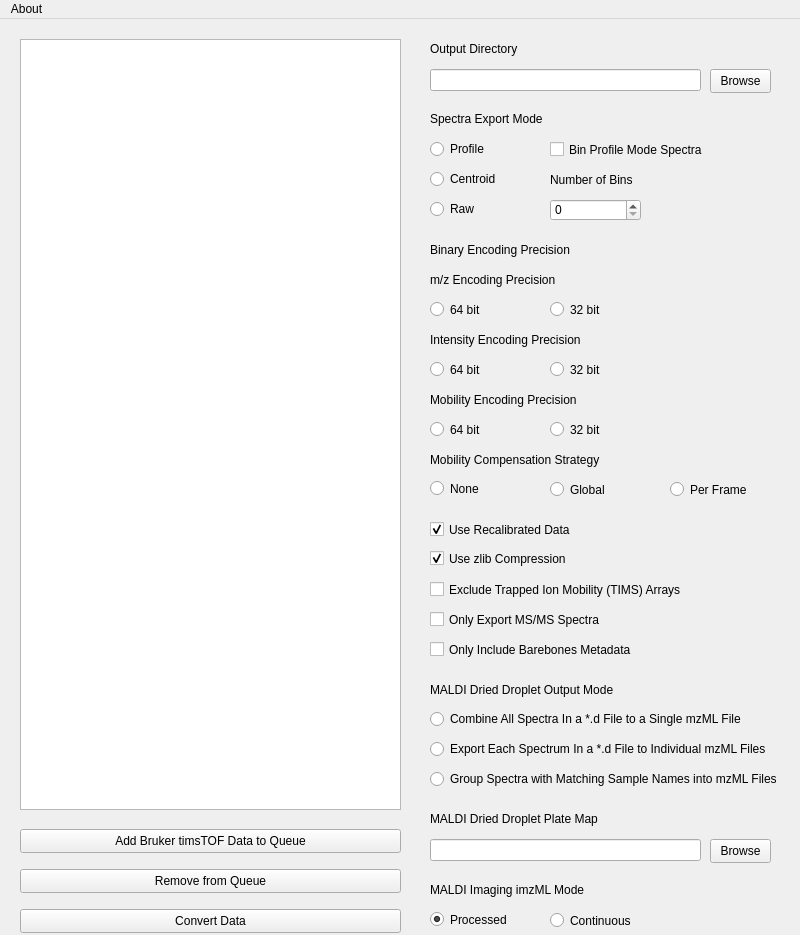
<?xml version="1.0" encoding="UTF-8"?>
<ui version="4.0">
 <class>TimsconvertGuiWindow</class>
 <widget class="QMainWindow" name="TimsconvertGuiWindow">
  <property name="geometry">
   <rect>
    <x>0</x>
    <y>0</y>
    <width>800</width>
    <height>935</height>
   </rect>
  </property>
  <property name="minimumSize">
   <size>
    <width>800</width>
    <height>700</height>
   </size>
  </property>
  <property name="maximumSize">
   <size>
    <width>1980</width>
    <height>1080</height>
   </size>
  </property>
  <property name="windowTitle">
   <string>TIMSCONVERT</string>
  </property>
  <widget class="QWidget" name="main">
   <widget class="QPushButton" name="AddInputDialogueButton">
    <property name="geometry">
     <rect>
      <x>20</x>
      <y>810</y>
      <width>381</width>
      <height>24</height>
     </rect>
    </property>
    <property name="text">
     <string>Add Bruker timsTOF Data to Queue</string>
    </property>
   </widget>
   <widget class="QLabel" name="OutputDirectoryLabel">
    <property name="geometry">
     <rect>
      <x>430</x>
      <y>20</y>
      <width>341</width>
      <height>20</height>
     </rect>
    </property>
    <property name="text">
     <string>Output Directory</string>
    </property>
   </widget>
   <widget class="QLineEdit" name="OutputDirectoryLine">
    <property name="geometry">
     <rect>
      <x>430</x>
      <y>50</y>
      <width>271</width>
      <height>22</height>
     </rect>
    </property>
    <property name="maxLength">
     <number>32765</number>
    </property>
    <property name="readOnly">
     <bool>true</bool>
    </property>
   </widget>
   <widget class="QPushButton" name="OutputDirectoryBrowseButton">
    <property name="geometry">
     <rect>
      <x>710</x>
      <y>50</y>
      <width>61</width>
      <height>24</height>
     </rect>
    </property>
    <property name="text">
     <string>Browse</string>
    </property>
   </widget>
   <widget class="QLabel" name="ModeLabel">
    <property name="geometry">
     <rect>
      <x>430</x>
      <y>89</y>
      <width>341</width>
      <height>21</height>
     </rect>
    </property>
    <property name="text">
     <string>Spectra Export Mode</string>
    </property>
   </widget>
   <widget class="QRadioButton" name="ModeProfileRadio">
    <property name="geometry">
     <rect>
      <x>430</x>
      <y>120</y>
      <width>89</width>
      <height>20</height>
     </rect>
    </property>
    <property name="text">
     <string>Profile</string>
    </property>
   </widget>
   <widget class="QRadioButton" name="ModeCentroidRadio">
    <property name="geometry">
     <rect>
      <x>430</x>
      <y>150</y>
      <width>89</width>
      <height>20</height>
     </rect>
    </property>
    <property name="text">
     <string>Centroid</string>
    </property>
    <property name="checked">
     <bool>false</bool>
    </property>
   </widget>
   <widget class="QRadioButton" name="ModeRawRadio">
    <property name="geometry">
     <rect>
      <x>430</x>
      <y>180</y>
      <width>89</width>
      <height>20</height>
     </rect>
    </property>
    <property name="text">
     <string>Raw</string>
    </property>
   </widget>
   <widget class="QPushButton" name="RemoveFromQueueButton">
    <property name="geometry">
     <rect>
      <x>20</x>
      <y>850</y>
      <width>381</width>
      <height>24</height>
     </rect>
    </property>
    <property name="text">
     <string>Remove from Queue</string>
    </property>
   </widget>
   <widget class="QLabel" name="EncodingLabel">
    <property name="geometry">
     <rect>
      <x>430</x>
      <y>220</y>
      <width>351</width>
      <height>21</height>
     </rect>
    </property>
    <property name="text">
     <string>Binary Encoding Precision</string>
    </property>
   </widget>
   <widget class="QRadioButton" name="MZEncoding64Radio">
    <property name="geometry">
     <rect>
      <x>430</x>
      <y>280</y>
      <width>89</width>
      <height>21</height>
     </rect>
    </property>
    <property name="text">
     <string>64 bit</string>
    </property>
    <property name="checked">
     <bool>false</bool>
    </property>
   </widget>
   <widget class="QRadioButton" name="MZEncoding32Radio">
    <property name="geometry">
     <rect>
      <x>550</x>
      <y>280</y>
      <width>89</width>
      <height>21</height>
     </rect>
    </property>
    <property name="text">
     <string>32 bit</string>
    </property>
   </widget>
   <widget class="QCheckBox" name="CompressionCheckbox">
    <property name="geometry">
     <rect>
      <x>430</x>
      <y>529</y>
      <width>351</width>
      <height>21</height>
     </rect>
    </property>
    <property name="text">
     <string>Use zlib Compression</string>
    </property>
    <property name="checked">
     <bool>true</bool>
    </property>
   </widget>
   <widget class="QCheckBox" name="ExcludeMobilityCheckbox">
    <property name="geometry">
     <rect>
      <x>430</x>
      <y>560</y>
      <width>351</width>
      <height>21</height>
     </rect>
    </property>
    <property name="text">
     <string>Exclude Trapped Ion Mobility (TIMS) Arrays</string>
    </property>
   </widget>
   <widget class="QCheckBox" name="Ms2OnlyCheckbox">
    <property name="geometry">
     <rect>
      <x>430</x>
      <y>590</y>
      <width>351</width>
      <height>21</height>
     </rect>
    </property>
    <property name="text">
     <string>Only Export MS/MS Spectra</string>
    </property>
   </widget>
   <widget class="QLabel" name="NumBinsLabel">
    <property name="geometry">
     <rect>
      <x>550</x>
      <y>150</y>
      <width>91</width>
      <height>21</height>
     </rect>
    </property>
    <property name="text">
     <string>Number of Bins</string>
    </property>
   </widget>
   <widget class="QCheckBox" name="BinSpectraCheckbox">
    <property name="geometry">
     <rect>
      <x>550</x>
      <y>120</y>
      <width>161</width>
      <height>21</height>
     </rect>
    </property>
    <property name="text">
     <string>Bin Profile Mode Spectra</string>
    </property>
   </widget>
   <widget class="QSpinBox" name="NumBinsSpinBox">
    <property name="geometry">
     <rect>
      <x>550</x>
      <y>180</y>
      <width>91</width>
      <height>22</height>
     </rect>
    </property>
    <property name="maximum">
     <number>1000000000</number>
    </property>
    <property name="singleStep">
     <number>100</number>
    </property>
    <property name="value">
     <number>0</number>
    </property>
   </widget>
   <widget class="QLabel" name="MaldiOutputFileLabel">
    <property name="geometry">
     <rect>
      <x>430</x>
      <y>660</y>
      <width>351</width>
      <height>21</height>
     </rect>
    </property>
    <property name="text">
     <string>MALDI Dried Droplet Output Mode</string>
    </property>
   </widget>
   <widget class="QRadioButton" name="MaldiOutputFileCombinedRadio">
    <property name="geometry">
     <rect>
      <x>430</x>
      <y>690</y>
      <width>351</width>
      <height>20</height>
     </rect>
    </property>
    <property name="text">
     <string>Combine All Spectra In a *.d File to a Single mzML File</string>
    </property>
    <property name="checked">
     <bool>false</bool>
    </property>
   </widget>
   <widget class="QRadioButton" name="MaldiOutputFileIndividualRadio">
    <property name="geometry">
     <rect>
      <x>430</x>
      <y>720</y>
      <width>351</width>
      <height>20</height>
     </rect>
    </property>
    <property name="text">
     <string>Export Each Spectrum In a *.d File to Individual mzML Files</string>
    </property>
   </widget>
   <widget class="QRadioButton" name="MaldiOutputFileSampleRadio">
    <property name="geometry">
     <rect>
      <x>430</x>
      <y>750</y>
      <width>351</width>
      <height>20</height>
     </rect>
    </property>
    <property name="text">
     <string>Group Spectra with Matching Sample Names into mzML Files</string>
    </property>
   </widget>
   <widget class="QLineEdit" name="MaldiPlateMapLine">
    <property name="geometry">
     <rect>
      <x>430</x>
      <y>820</y>
      <width>271</width>
      <height>22</height>
     </rect>
    </property>
    <property name="maxLength">
     <number>32765</number>
    </property>
    <property name="readOnly">
     <bool>true</bool>
    </property>
   </widget>
   <widget class="QPushButton" name="MaldiPlateMapBrowseButton">
    <property name="geometry">
     <rect>
      <x>710</x>
      <y>820</y>
      <width>61</width>
      <height>24</height>
     </rect>
    </property>
    <property name="text">
     <string>Browse</string>
    </property>
   </widget>
   <widget class="QLabel" name="MaldiPlateMapLabel">
    <property name="geometry">
     <rect>
      <x>430</x>
      <y>790</y>
      <width>351</width>
      <height>20</height>
     </rect>
    </property>
    <property name="text">
     <string>MALDI Dried Droplet Plate Map</string>
    </property>
   </widget>
   <widget class="QLabel" name="MaldiImzmlModeLabel">
    <property name="geometry">
     <rect>
      <x>430</x>
      <y>860</y>
      <width>351</width>
      <height>21</height>
     </rect>
    </property>
    <property name="text">
     <string>MALDI Imaging imzML Mode</string>
    </property>
   </widget>
   <widget class="QRadioButton" name="MaldiImzmlModeContinuousRadio">
    <property name="geometry">
     <rect>
      <x>550</x>
      <y>891</y>
      <width>89</width>
      <height>21</height>
     </rect>
    </property>
    <property name="text">
     <string>Continuous</string>
    </property>
   </widget>
   <widget class="QRadioButton" name="MaldiImzmlModeProcessedRadio">
    <property name="geometry">
     <rect>
      <x>430</x>
      <y>890</y>
      <width>89</width>
      <height>21</height>
     </rect>
    </property>
    <property name="text">
     <string>Processed</string>
    </property>
    <property name="checked">
     <bool>true</bool>
    </property>
   </widget>
   <widget class="QCheckBox" name="BarebonesMetadataCheckbox">
    <property name="geometry">
     <rect>
      <x>430</x>
      <y>620</y>
      <width>351</width>
      <height>21</height>
     </rect>
    </property>
    <property name="text">
     <string>Only Include Barebones Metadata</string>
    </property>
   </widget>
   <widget class="QPushButton" name="RunButton">
    <property name="geometry">
     <rect>
      <x>20</x>
      <y>890</y>
      <width>381</width>
      <height>24</height>
     </rect>
    </property>
    <property name="text">
     <string>Convert Data</string>
    </property>
   </widget>
   <widget class="QTableWidget" name="tableWidget">
    <property name="geometry">
     <rect>
      <x>20</x>
      <y>20</y>
      <width>381</width>
      <height>771</height>
     </rect>
    </property>
   </widget>
   <widget class="QLabel" name="MobilityCompensationLabel">
    <property name="geometry">
     <rect>
      <x>430</x>
      <y>430</y>
      <width>351</width>
      <height>21</height>
     </rect>
    </property>
    <property name="text">
     <string>Mobility Compensation Strategy</string>
    </property>
   </widget>
   <widget class="QCheckBox" name="RecalibratedDataCheckbox">
    <property name="geometry">
     <rect>
      <x>430</x>
      <y>500</y>
      <width>351</width>
      <height>21</height>
     </rect>
    </property>
    <property name="text">
     <string>Use Recalibrated Data</string>
    </property>
    <property name="checked">
     <bool>true</bool>
    </property>
   </widget>
   <widget class="QRadioButton" name="MobilityCompensationNoneRadio">
    <property name="geometry">
     <rect>
      <x>430</x>
      <y>459</y>
      <width>89</width>
      <height>21</height>
     </rect>
    </property>
    <property name="text">
     <string>None</string>
    </property>
    <property name="checked">
     <bool>false</bool>
    </property>
   </widget>
   <widget class="QRadioButton" name="MobilityCompensationGlobalRadio">
    <property name="geometry">
     <rect>
      <x>550</x>
      <y>460</y>
      <width>89</width>
      <height>21</height>
     </rect>
    </property>
    <property name="text">
     <string>Global</string>
    </property>
   </widget>
   <widget class="QRadioButton" name="MobilityCompensationFrameRadio">
    <property name="geometry">
     <rect>
      <x>670</x>
      <y>460</y>
      <width>89</width>
      <height>21</height>
     </rect>
    </property>
    <property name="text">
     <string>Per Frame</string>
    </property>
   </widget>
   <widget class="QLabel" name="MZEncodingLabel">
    <property name="geometry">
     <rect>
      <x>430</x>
      <y>250</y>
      <width>351</width>
      <height>21</height>
     </rect>
    </property>
    <property name="text">
     <string>m/z Encoding Precision</string>
    </property>
   </widget>
   <widget class="QLabel" name="IntensityEncodingLabel">
    <property name="geometry">
     <rect>
      <x>430</x>
      <y>310</y>
      <width>351</width>
      <height>21</height>
     </rect>
    </property>
    <property name="text">
     <string>Intensity Encoding Precision</string>
    </property>
   </widget>
   <widget class="QRadioButton" name="IntensityEncoding32Radio">
    <property name="geometry">
     <rect>
      <x>550</x>
      <y>340</y>
      <width>89</width>
      <height>21</height>
     </rect>
    </property>
    <property name="text">
     <string>32 bit</string>
    </property>
   </widget>
   <widget class="QRadioButton" name="IntensityEncoding64Radio">
    <property name="geometry">
     <rect>
      <x>430</x>
      <y>340</y>
      <width>89</width>
      <height>21</height>
     </rect>
    </property>
    <property name="text">
     <string>64 bit</string>
    </property>
    <property name="checked">
     <bool>false</bool>
    </property>
   </widget>
   <widget class="QLabel" name="MobilityEncodingLabel">
    <property name="geometry">
     <rect>
      <x>430</x>
      <y>370</y>
      <width>351</width>
      <height>21</height>
     </rect>
    </property>
    <property name="text">
     <string>Mobility Encoding Precision</string>
    </property>
   </widget>
   <widget class="QRadioButton" name="MobilityEncoding64Radio">
    <property name="geometry">
     <rect>
      <x>430</x>
      <y>400</y>
      <width>89</width>
      <height>21</height>
     </rect>
    </property>
    <property name="text">
     <string>64 bit</string>
    </property>
    <property name="checked">
     <bool>false</bool>
    </property>
   </widget>
   <widget class="QRadioButton" name="MobilityEncoding32Radio">
    <property name="geometry">
     <rect>
      <x>550</x>
      <y>400</y>
      <width>89</width>
      <height>21</height>
     </rect>
    </property>
    <property name="text">
     <string>32 bit</string>
    </property>
   </widget>
  </widget>
  <widget class="QMenuBar" name="MenuBar">
   <property name="geometry">
    <rect>
     <x>0</x>
     <y>0</y>
     <width>800</width>
     <height>22</height>
    </rect>
   </property>
   <widget class="QMenu" name="About">
    <property name="title">
     <string>About</string>
    </property>
    <addaction name="AboutTimsconvert"/>
   </widget>
   <addaction name="About"/>
  </widget>
  <action name="AboutTimsconvert">
   <property name="text">
    <string>TIMSCONVERT Information</string>
   </property>
  </action>
 </widget>
 <resources/>
 <connections/>
</ui>
